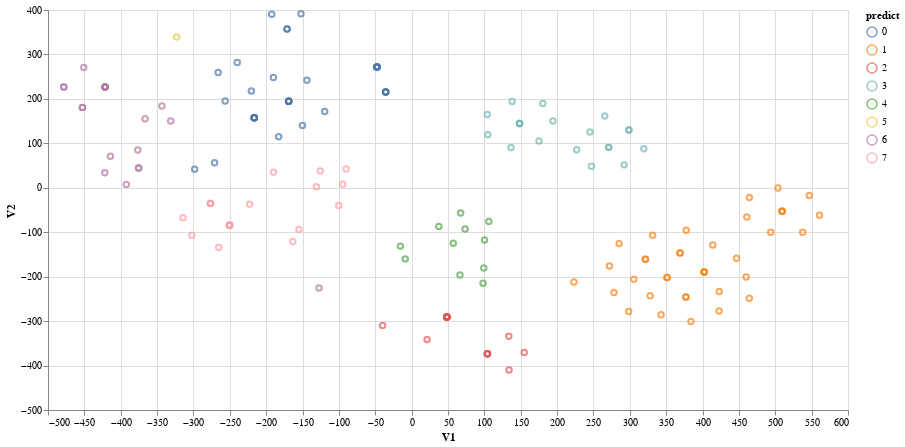

The code cell stored with this chart in its notebook:
### Code cell
(df_data_tsne_result.pipe(alt.Chart, width=800, height=400).mark_point().encode(x='V1:Q', y='V2:Q', color='predict:N') )

### Figure 1 — Vega-Lite specification as saved in the notebook (floating-point values rounded to 4 significant figures; data arrays with more than 128 entries replaced by an {"elided": "..."} marker saying what was removed)
{"config": {"view": {"continuousWidth": 400, "continuousHeight": 300}}, "data": {"name": "data-81b6c25d4c9aa370edd72c38f7d377ab"}, "mark": "point", "encoding": {"color": {"type": "nominal", "field": "predict"}, "x": {"type": "quantitative", "field": "V1"}, "y": {"type": "quantitative", "field": "V2"}}, "height": 400, "width": 800, "$schema": "https://vega.github.io/schema/vega-lite/v4.8.1.json", "datasets": {"data-81b6c25d4c9aa370edd72c38f7d377ab": {"elided": "163 records"}}}
